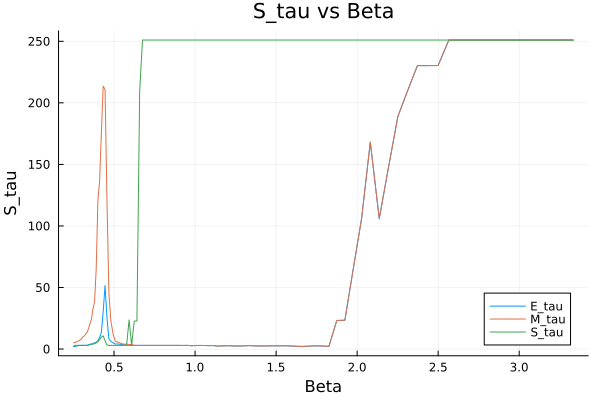

Source code (Julia):
using Random
using Plots
using Dates
using DelimitedFiles
using Base.Threads

include("../../core/lattice.jl")
include("../../core/montecarlo.jl")
include("../../core/main.jl")

function run_parallel_simulation(lattice::Lattice, beta_values::Vector{Float64}, filename::String, equilib_steps::Int64, measurement_steps::Int64, max_lag::Int64, copies::Int64)
    open(filename * ".log", "w") do io
        println(io, "Starting simulation at $(now())")
        println(io, "Generating tau values for spin, mangetisation and energy")
        println(io, "Lattice size: ", lattice.L)
        println(io, "Beta values: ", beta_values)
        println(io, "Copies: $copies")
        println(io, "Equilibriating for $(equilib_steps) steps")
        println(io, "Measuring for $(measurement_steps) steps")
        println(io, "Max lag: $(max_lag)")
        println(io, "----------------------------------")
    end
    
    
    E_tau_sum =zeros(length(beta_values))
    M_tau_sum =zeros(length(beta_values))
    S_tau_sum =zeros(length(beta_values))

    lock_obj = ReentrantLock()
    @threads for i in 1:copies
        println("Starting copy $(i)")
        open(filename * ".log", "a") do io
            println(io, "Starting copy: $i")
        end
        start_time = now()


        thread_lattice = Lattice(lattice.L)  


        E_tau_values, M_tau_values, S_tau_values = generate_all_tau(thread_lattice, beta_values, true, filename = "$(i)_$(filename)", max_lag = max_lag, equilib_steps = equilib_steps, measurement_steps = measurement_steps)

        lock(lock_obj)
        println("Finished copy $(i) in $(now() - start_time)")
        open(filename * ".log", "a") do io
            println(io, "Finished AC generation for copy $i at $(now()) in $(now() - start_time)")
        end
        try
            E_tau_sum .+= E_tau_values
            M_tau_sum .+= M_tau_values
            S_tau_sum .+= S_tau_values
        finally
            unlock(lock_obj)
        end
    end
    return E_tau_sum ./ copies, M_tau_sum ./ copies, S_tau_sum ./ copies
end

L = 100
res = 100
lattice = Lattice(L)
beta_values = 1 ./ generate_T_intervals(4.0, 0.3, res)

filename = "compare_ac_new.csv"
equilib_steps = 2000
measurement_steps = 2000
max_lag = 250
copies = 12


E_tau_runs, M_tau_runs, S_tau_runs = run_parallel_simulation(lattice, beta_values, filename, equilib_steps, measurement_steps, max_lag, copies)

p = plot()
plot!(p, beta_values, E_tau_runs, label = "E_tau", title = "E_tau vs Beta", xlabel = "Beta", ylabel = "E_tau")


plot!(p, beta_values, M_tau_runs, label = "M_tau", title = "M_tau vs Beta", xlabel = "Beta", ylabel = "M_tau")


plot!(p, beta_values, S_tau_runs, label = "S_tau", title = "S_tau vs Beta", xlabel = "Beta", ylabel = "S_tau")

savefig(p, "compare_ac.png")
